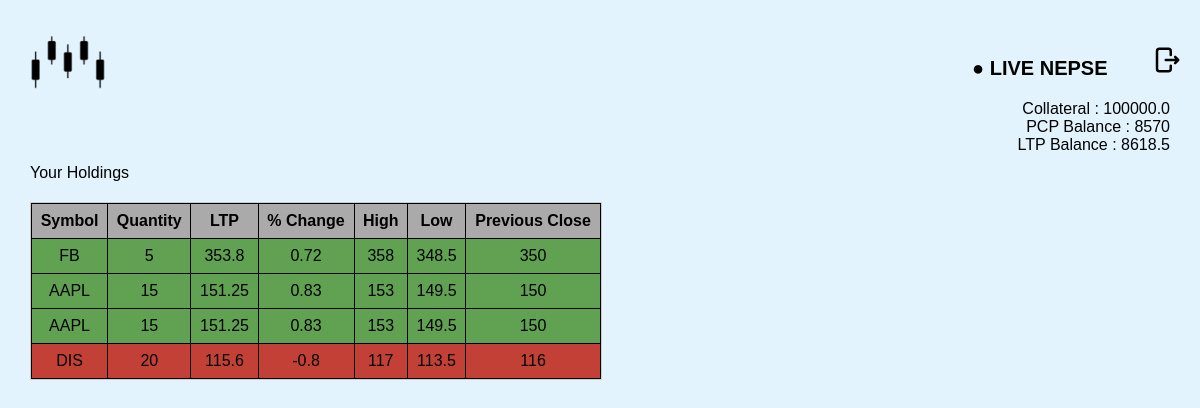
The page / (signed in) on the database its author committed.
### tables this page shows
CREATE TABLE users (
    id INTEGER PRIMARY KEY AUTOINCREMENT,
    full_name TEXT NOT NULL,
    username TEXT NOT NULL UNIQUE,
    email TEXT NOT NULL UNIQUE,
    phone TEXT NOT NULL UNIQUE,
    password_hash TEXT NOT NULL,
    amount REAL NOT NULL DEFAULT 100000.00
);

CREATE TABLE holdings (
    id INTEGER PRIMARY KEY AUTOINCREMENT,
    uid INTEGER NOT NULL,
    symbol TEXT NOT NULL,
    quantity INTEGER NOT NULL,
    FOREIGN KEY (uid) REFERENCES users(id) ON DELETE CASCADE
);

### app.py (the view)
@app.route("/", methods=["GET","POST"])
@login_required
def home():
    if request.method == "GET":
        amount = db.execute("SELECT amount FROM users WHERE id = ?",session["user_id"])[0]["amount"]
        holds = db.execute("""
                                SELECT l.*, h.quantity
                                FROM live l
                                LEFT JOIN holdings h ON l.symbol = h.symbol
                                WHERE h.uid = ?
                            """, session["user_id"])
        ltp_balance = sum(stock['quantity'] * stock['ltp'] for stock in holds)
        pcp = sum(stock['quantity'] * stock['p_close'] for stock in holds)
        return render_template("index.html",inHome= True, amt = amount,pcp_balance=pcp,ltp_balance=ltp_balance,holdings = holds)

### others.py (called while the page is built)
def login_required(f):
    @wraps(f)
    def decorated_function(*args, **kwargs):
        if session.get("user_id") is None:
            return redirect("/login")
        return f(*args, **kwargs)
    return decorated_function

### templates/index.html (shortened to what this page needs)
{% extends "layout.html" %}
{% block main %}
    <div style="position: fixed; top: 100px; width: 95%; margin: 0 auto; z-index: 1000;">
        <div style="width: 100%; background-color: transparent; height: fit-content; text-align: right;">
            <span >Collateral : {{ amt }}</span>
            <br>
            <span> PCP Balance : {{ pcp_balance }}</span>
            <br>
            <span> LTP Balance : {{ ltp_balance }}</span>
        </div>
        <div style="width: 100%; background-color:transparent; min-height: 60%; margin-top: 10px; text-align: left;">
            Your Holdings
        </div>
        <div style="width: fit-content; min-width: 50%; background-color: green; min-height: 60%; margin-top: 20px;">
            <div class="table-container">
                <table id="stockTable">
                    <thead>
                        <tr>
                            <th>Symbol</th>
                            <th>Quantity</th>
                            <th>LTP</th>
                            <th>% Change</th>
                            <th>High</th>
                            <th>Low</th>
                            <th>Previous Close</th>
                        </tr>
                    </thead>
                    <tbody>
                        {% for stock in holdings %}
                        <tr class="{{ 'green' if stock.p_change > 0 else 'red' if stock.p_change < 0 else 'white' }}">
                            <td>{{ stock.symbol }}</td>
                            <td>{{ stock.quantity }}</td>
                            <td>{{ stock.ltp }}</td>
                            <td>{{ stock.p_change }}</td>
                            <td>{{ stock.high }}</td>
                            <td>{{ stock.low }}</td>
                            <td>{{ stock.p_close }}</td>
                        </tr>
                        {% endfor %}
                    </tbody>
                </table>
            </div>
        </div>
    </div>
{% endblock %}

### templates/layout.html (shortened to what this page needs)
<!DOCTYPE html>
<html lang="en">
<head>
  <link rel="stylesheet" href="/static/styles.css">
</head>
<body>
    <div class="top-bar">
        <a href="/">
            <img src="{{ url_for('static', filename='images/SSLogo.png') }}" alt="Logo" class="logo">
        </a>
        <div style="align-items: center; align-content: center; justify-content: center;">
          {% if not live %}
            <a href="/live" style="text-decoration:none;">
              <span class="live-text"  >● LIVE NEPSE</span>
            </a>
          {% endif %}
          {% if inHome == True %}
            <a href="/logout" >
            </a>
          {% endif %}
        </div>
    </div>
  <main class="container py-5 text-center">
    {% block main %}{% endblock %}
  </main>
</body>
</html>

### static/styles.css (style rules this page uses)
html, body { height: 100%; font-family: Arial, sans-serif; text-align: center; margin-top: 0px; background-color: #e3f3fd; }
body { display: flex; flex-direction: column; }
.top-bar { display: flex; align-items: center; justify-content: space-between; padding: 10px 10px; background-color: #e3f3fd; border-radius: 0px; flex-shrink: 0; }
.logo { width: 100px; height: 100px; }
.live-text { font-size: 20px; font-weight: bold; margin-right: 40px; text-decoration: none; color: black; }
.container { flex-grow: 1; width: 100%; display: flex; align-items: center; justify-content: center; }
.table-container { max-height: 90%; width: 100%; border: 1px solid #ccc; }
table { width: 100%; border-collapse: collapse; }
th, td { border: 1px solid black; padding: 8px; text-align: center; }
th { background-color: #aaa; position: sticky; font-weight: bold; top: 0; z-index: 2; }
.green { background-color: #60a152; }
.red { background-color: #c24036; }

### rows shown on the page
users: amount "100000.0"
holdings: symbol "FB", quantity "5", ltp "353.8", p_change "0.72", high "358", low "348.5", p_close "350"
holdings: symbol "AAPL", quantity "15", ltp "151.25", p_change "0.83", high "153", low "149.5", p_close "150"
holdings: symbol "DIS", quantity "20", ltp "115.6", p_change "-0.8", high "117", low "113.5", p_close "116"

### other values the page prints
{{ pcp_balance }} "8570"
{{ ltp_balance }} "8618.5"
